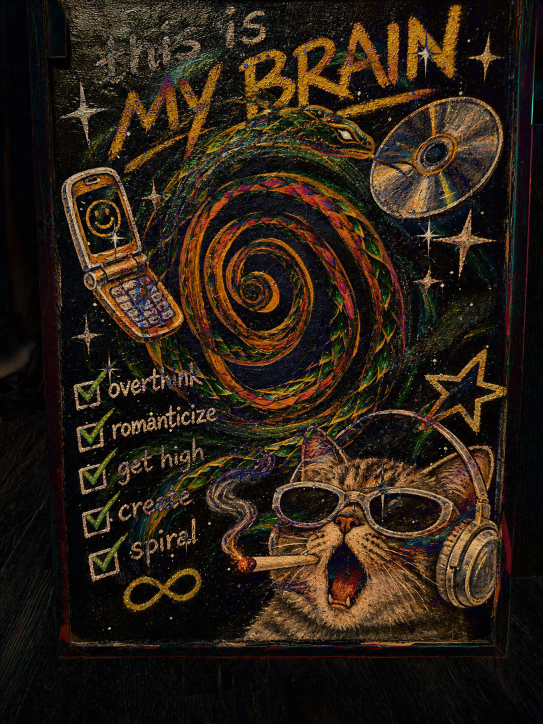
#> input picture reports/bc_pixel_difference_20261118_001032_221199.png, 1086 x 1448 px, given in place of exhibit-b, which was not available (shown at 1/2 size)
$ python 07_pixel_difference_analysis.py ../reports ../reports ../reports/bc_pixel_difference_20261118_001032_221199.png
#> lines starting #> are read from the running program, lines starting #| are printed output that depends on the picture; long printed decimals are rounded
from pathlib import Path
from datetime import datetime, timezone
from PIL import Image, ImageChops, ImageEnhance
import json
import math
import sys

source_dir = Path(sys.argv[1])
report_dir = Path(sys.argv[2])
findings_path = Path(sys.argv[3])

a_path = source_dir / "exhibit-b"
b_path = source_dir / "exhibit-c"

timestamp = datetime.now(timezone.utc)
stamp = timestamp.strftime("%Y%m%d_%H%M%S_%f")

with Image.open(a_path) as image:
#> image is the input picture: PIL image 1086x1448 RGB; mean R, G, B 43.6, 32.2, 21.1
    a = image.convert("RGB").copy()

with Image.open(b_path) as image:
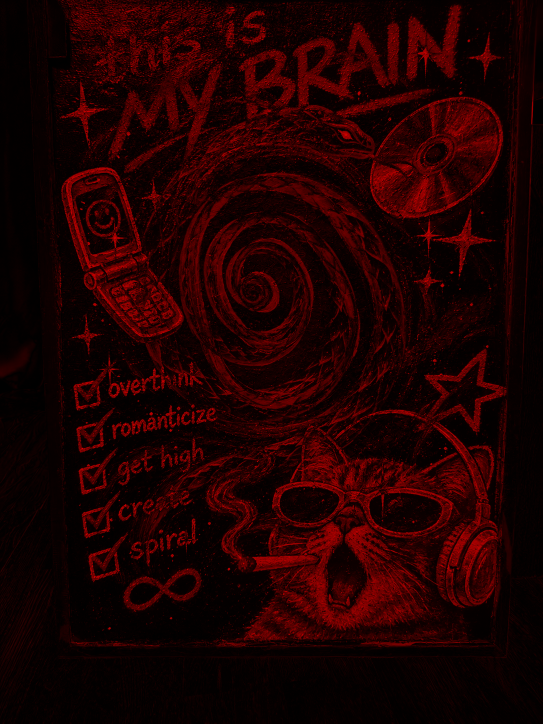
#> input picture reports/bc_difference_heatmap_20261118_001032_221199.png, 1086 x 1448 px, given in place of exhibit-c, which was not available (shown at 1/2 size)
#> image is the input picture: PIL image 1086x1448 RGB; mean R, G, B 31.9, 0, 0
    b = image.convert("RGB").copy()

if a.size != b.size:
    raise ValueError(
        f"Image dimensions differ: {a.size} vs {b.size}"
    )

width, height = a.size
#> width = 1086; height = 1448
difference = ImageChops.difference(a, b)
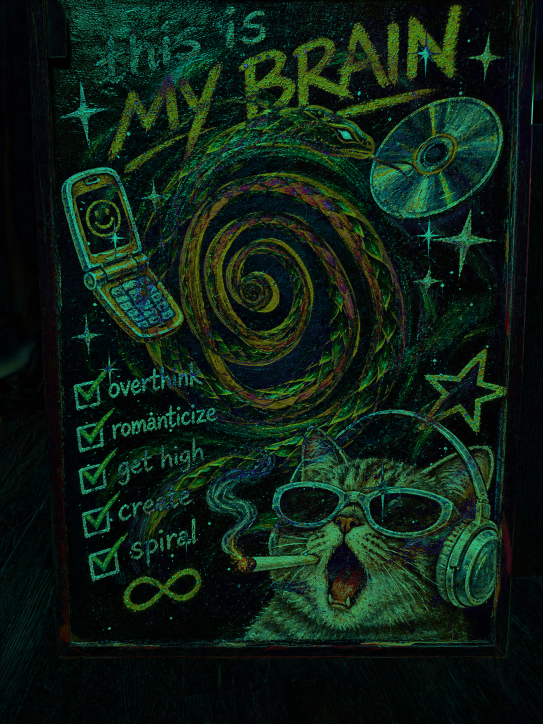
#> difference: PIL image 1086x1448 RGB (shown at 1/2 size); mean R, G, B 14.1, 32.2, 21.1

raw_path = report_dir / f"bc_pixel_difference_{stamp}.png"
enhanced_path = report_dir / f"bc_enhanced_difference_{stamp}.png"
heatmap_path = report_dir / f"bc_difference_heatmap_{stamp}.png"

difference.save(raw_path)

enhanced = ImageEnhance.Contrast(difference).enhance(4)
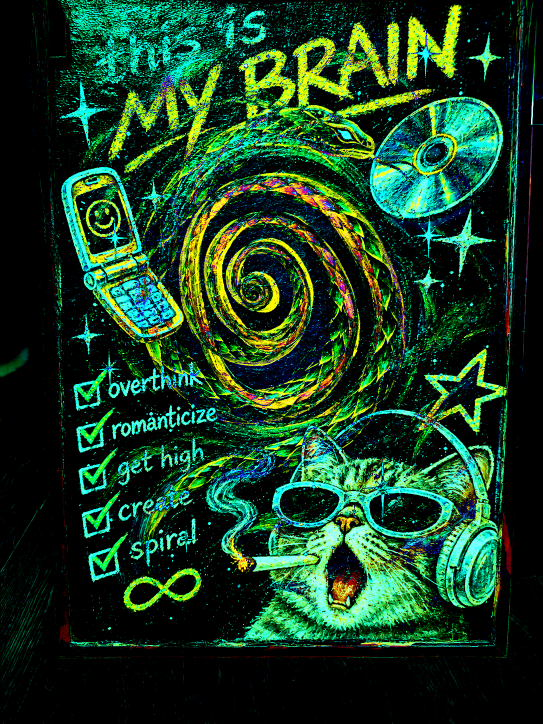
#> enhanced: PIL image 1086x1448 RGB (shown at 1/2 size); mean R, G, B 24.3, 62.8, 35.1
enhanced.save(enhanced_path)

# Heatmap intensity represents average RGB difference.
heatmap = Image.new("RGB", a.size)
#> heatmap: PIL image 1086x1448 RGB; every value is 0
heat_pixels = []

changed = 0
total_absolute_difference = 0
total_squared_difference = 0
maximum_difference = 0

for pixel in difference.getdata():
    magnitude = sum(pixel) / 3
    intensity = int(magnitude)

    if any(pixel):
        changed += 1

    total_absolute_difference += sum(pixel)
    total_squared_difference += sum(v * v for v in pixel)
    maximum_difference = max(maximum_difference, max(pixel))

    # Red = greater difference, dark = less difference.
    heat_pixels.append((intensity, 0, 0))
#> this loop made 1572528 passes
#> (pixel, magnitude, intensity, total_absolute_difference, total_squared_difference, maximum_difference) on passes 1 to 12: ((0, 3, 5), 2.67, 2, 8, 34, 5), ((0, 3, 5), 2.67, 2, 16, 68, 5), ((0, 3, 5), 2.67, 2, 24, 102, 5), ((2, 5, 7), 4.67, 4, 38, 180, 7), ((1, 4, 6), 3.67, 3, 49, 233, 7), ((0, 5, 8), 4.33, 4, 62, 322, 8), ((1, 8, 9), 6, 6, 80, 468, 9), ((2, 6, 8), 5.33, 5, 96, 572, 9), ((1, 5, 8), 4.67, 4, 110, 662, 9), ((2, 4, 7), 4.33, 4, 123, 731, 9), ((2, 4, 6), 4, 4, 135, 787, 9), ((2, 4, 4), 3.33, 3, 145, 823, 9)
#> (magnitude, intensity) on passes 61 to 66: (10, 10), (6.67, 6), (6, 6), (6.67, 6), (5, 5), (4.67, 4)
#> after the loop, changed = 1571823; heat_pixels = 1572528 items; total_absolute_difference = 105861597; total_squared_difference = 6707203627

heatmap.putdata(heat_pixels)
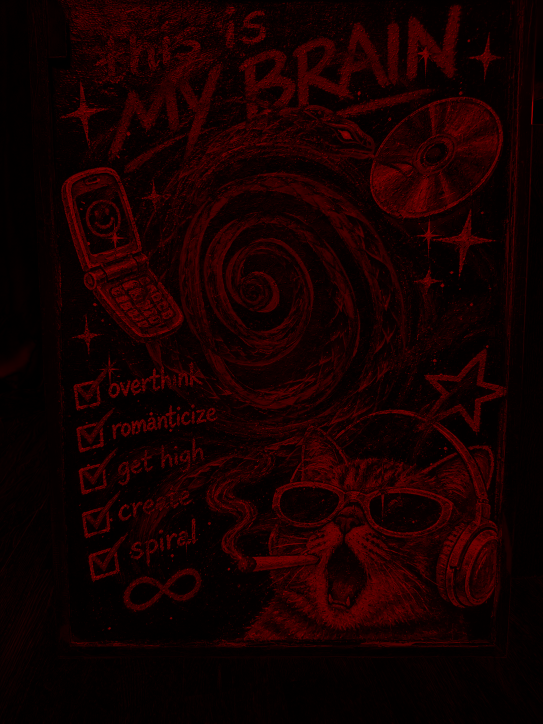
#> heatmap: PIL image 1086x1448 RGB (shown at 1/2 size); mean R, G, B 22.1, 0, 0
heatmap.save(heatmap_path)

pixel_count = width * height
#> pixel_count = 1572528
channel_count = pixel_count * 3
#> channel_count = 4717584

mae = total_absolute_difference / channel_count
#> mae = 22.44
rmse = math.sqrt(total_squared_difference / channel_count)
#> rmse = 37.71

changed_percent = changed / pixel_count * 100
#> changed_percent = 99.96

report = {
    "analysis": "Pixel difference analysis",
    "timestamp_utc": timestamp.isoformat(),
    "exhibits": ["exhibit-b", "exhibit-c"],
    "dimensions": [width, height],
    "total_pixels": pixel_count,
    "changed_pixels": changed,
    "changed_percentage": round(changed_percent, 4),
    "mean_absolute_error": round(mae, 6),
    "root_mean_square_error": round(rmse, 6),
    "maximum_channel_difference": maximum_difference,
    "outputs": {
        "raw_difference": str(raw_path),
        "enhanced_difference": str(enhanced_path),
        "heatmap": str(heatmap_path)
    }
}

json_path = report_dir / (
    f"pixel_difference_analysis_{stamp}.json"
)

json_path.write_text(
    json.dumps(report, indent=2),
    encoding="utf-8"
)

print("PIXEL DIFFERENCE ANALYSIS")
print("=" * 60)
print("Exhibits: B vs C")
print("Dimensions:", width, "x", height)
#| Dimensions: 1086 x 1448
print("Total pixels:", pixel_count)
#| Total pixels: 1572528
print("Changed pixels:", changed)
#| Changed pixels: 1571823
print(f"Changed percentage: {changed_percent:.4f}%")
#| Changed percentage: 99.9552%
print(f"Mean absolute error: {mae:.6f}")
#| Mean absolute error: 22.440
print(f"RMSE: {rmse:.6f}")
#| RMSE: 37.706
print("Maximum channel difference:", maximum_difference)
#| Maximum channel difference: 240
print("\nRaw difference:", raw_path)
print("Enhanced difference:", enhanced_path)
print("Heatmap:", heatmap_path)
print("JSON report:", json_path)

with findings_path.open("a", encoding="utf-8") as f:
    f.write(
        f"\n\n## Pixel Difference Analysis — "
        f"{timestamp.isoformat()}\n\n"
    )
    f.write("Comparison: exhibit-b vs exhibit-c\n\n")
    f.write(f"- Dimensions: {width} x {height}\n")
    f.write(f"- Changed pixels: {changed:,}\n")
    f.write(f"- Changed percentage: {changed_percent:.4f}%\n")
    f.write(f"- Mean absolute error: {mae:.6f}\n")
    f.write(f"- RMSE: {rmse:.6f}\n")
    f.write(f"- Maximum channel difference: {maximum_difference}\n")
    f.write(f"- JSON report: `{json_path.name}`\n")
    f.write(
        "\nInterpretation: These measurements describe "
        "direct pixel differences between aligned images. "
        "They do not independently establish whether one "
        "image was derived from the other.\n"
    )

print("FINDINGS APPENDED:", findings_path)
